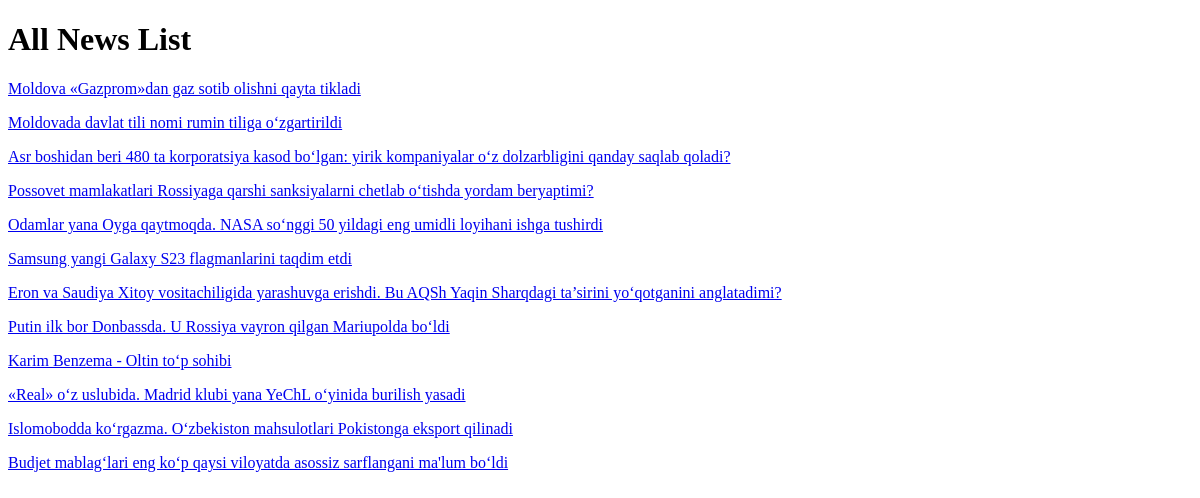
The app's page /all-news/, older data.
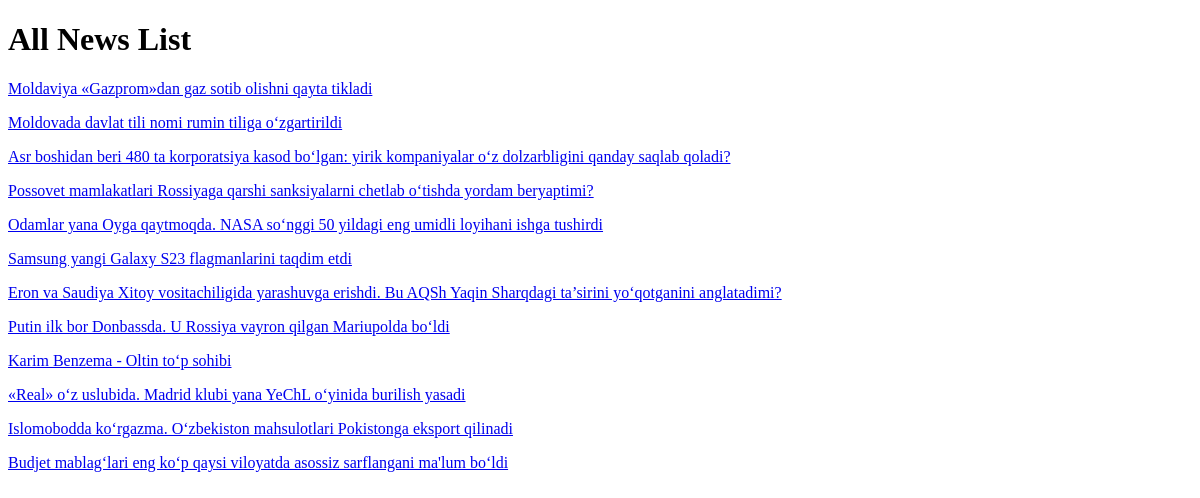
The same page, newer data.
### news_app/models.py (models this page shows, shortened)
class New(models.Model):
    class Status(models.TextChoices):
        Draft = "DF","Draft"
        Published = "PD","Published"
    title = models.CharField(max_length=300)
    slug = models.SlugField(max_length=300)
    body = models.TextField()
    image = models.ImageField(upload_to='news_img')
    category = models.ForeignKey(Category, on_delete=models.CASCADE)
    publish_time = models.DateTimeField(default=timezone.now)
    created_time = models.DateTimeField(auto_now_add=True)
    update_time = models.DateTimeField(auto_now=True)
    status = models.CharField(max_length=2,
                              choices=Status.choices,
                              default=Status.Draft
                              )
    objects = models.Manager()
    published = PublishedManager()
    class Meta:
        ordering = ["-publish_time"]

### news_app/views.py (the view)
# urls.py: path('all-news/', news_list, name='all_news_list'),
def news_list(request):
    news_list = New.published.all()
    return render(request, "news/news_list.html", {
        'news_list':news_list
    })

### news_app/context_processor.py (called while the page is built)
def latest_news(request):
    latest_news = New.published.all().order_by("-publish_time")[:10]
    context = {
        'latest_news':latest_news
    }
    return context

### news_app/models.py (called while the page is built)
    def get_queryset(self):
        return super().get_queryset().filter(status=New.Status.Published)

### templates/news/news_list.html (shortened to what this page needs)
<!DOCTYPE html>
<html lang="en">
<head>
</head>
<body>
    <h1>All News List</h1>
    {% for news in news_list %}
        <p>
            <a href="{% url 'news_detail' news.pk %}">{{news.title}}</a>
        </p>
    {% endfor %}
</body>
</html>

Row changes from the older to the newer data that the page shows:
changed New: title "Moldova «Gazprom»dan gaz sotib olishni qayta tikladi" → "Moldaviya «Gazprom»dan gaz sotib olishni qayta tikladi"
